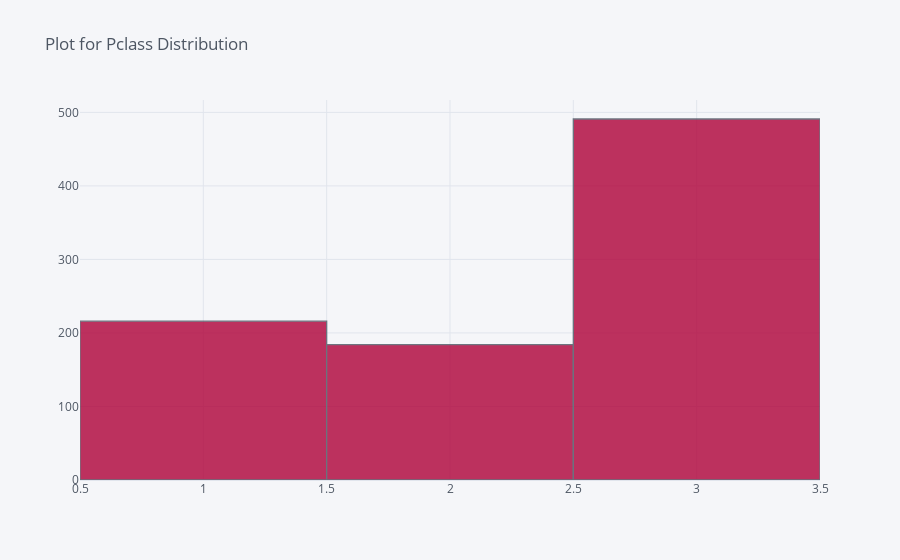
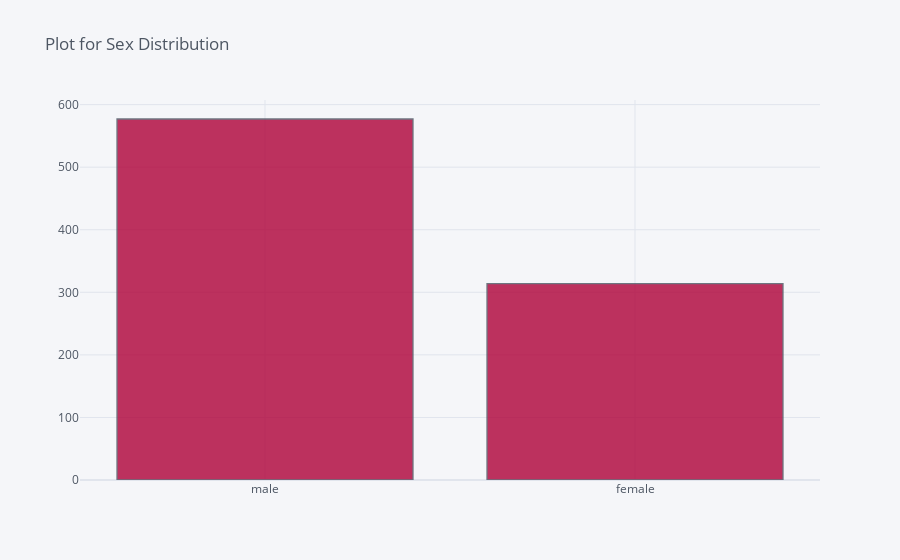
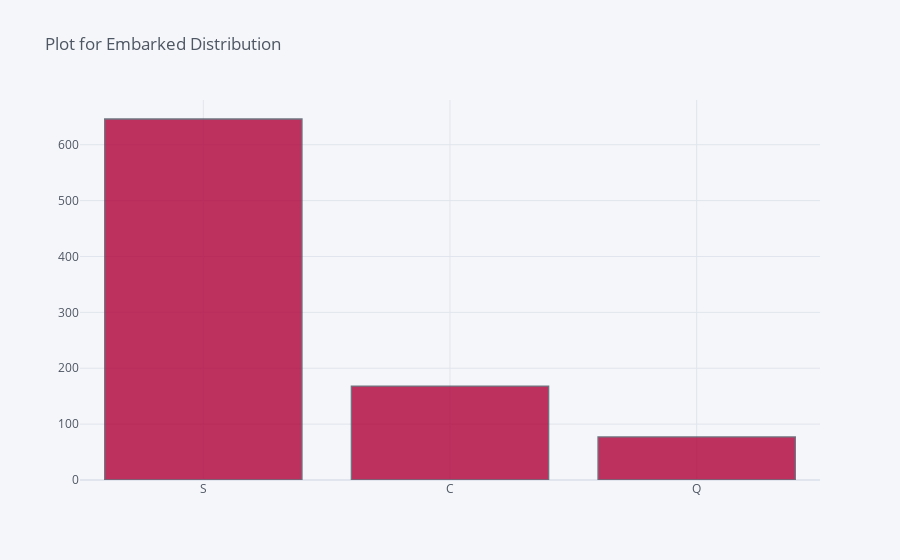

Write notebook code for charts like these, in order.
### Code cell
# plots showing distribution of categorical features
for feat in ['Pclass','Sex','Embarked']:
    train_df[feat].iplot(kind ='histogram',bins=3,title='Plot for {} Distribution'.format(feat),color="#AF0038")
    plt.show()

### Figure 1 — Plotly figure (JSON) as saved in the notebook; plotly's stock layout.template omitted (floating-point values rounded to 4 significant figures; data arrays with more than 128 entries replaced by an {"elided": "..."} marker saying what was removed)
{"data": [{"histfunc": "count", "histnorm": "", "marker": {"color": "rgba(175, 0, 56, 1.0)", "line": {"color": "#4D5663", "width": 1.3}}, "name": "Pclass", "nbinsx": 3, "opacity": 0.8, "orientation": "v", "type": "histogram", "x": {"elided": "891 int values"}}], "layout": {"autosize": true, "barmode": "overlay", "legend": {"bgcolor": "#F5F6F9", "font": {"color": "#4D5663"}}, "paper_bgcolor": "#F5F6F9", "plot_bgcolor": "#F5F6F9", "title": {"font": {"color": "#4D5663"}, "text": "Plot for Pclass Distribution"}, "xaxis": {"autorange": true, "gridcolor": "#E1E5ED", "range": [0.5, 3.5], "showgrid": true, "tickfont": {"color": "#4D5663"}, "title": {"font": {"color": "#4D5663"}, "text": ""}, "type": "linear", "zerolinecolor": "#E1E5ED"}, "yaxis": {"autorange": true, "gridcolor": "#E1E5ED", "range": [0, 516.8], "showgrid": true, "tickfont": {"color": "#4D5663"}, "title": {"font": {"color": "#4D5663"}, "text": ""}, "zerolinecolor": "#E1E5ED"}}}

### Figure 2 — Plotly figure (JSON) as saved in the notebook; plotly's stock layout.template omitted (floating-point values rounded to 4 significant figures; data arrays with more than 128 entries replaced by an {"elided": "..."} marker saying what was removed)
{"data": [{"histfunc": "count", "histnorm": "", "marker": {"color": "rgba(175, 0, 56, 1.0)", "line": {"color": "#4D5663", "width": 1.3}}, "name": "Sex", "nbinsx": 3, "opacity": 0.8, "orientation": "v", "type": "histogram", "x": {"elided": "891 str values"}}], "layout": {"autosize": true, "barmode": "overlay", "legend": {"bgcolor": "#F5F6F9", "font": {"color": "#4D5663"}}, "paper_bgcolor": "#F5F6F9", "plot_bgcolor": "#F5F6F9", "title": {"font": {"color": "#4D5663"}, "text": "Plot for Sex Distribution"}, "xaxis": {"autorange": true, "gridcolor": "#E1E5ED", "range": [-0.5, 1.5], "showgrid": true, "tickfont": {"color": "#4D5663"}, "title": {"font": {"color": "#4D5663"}, "text": ""}, "type": "category", "zerolinecolor": "#E1E5ED"}, "yaxis": {"autorange": true, "gridcolor": "#E1E5ED", "range": [0, 607.4], "showgrid": true, "tickfont": {"color": "#4D5663"}, "title": {"font": {"color": "#4D5663"}, "text": ""}, "zerolinecolor": "#E1E5ED"}}}

### Figure 3 — Plotly figure (JSON) as saved in the notebook; plotly's stock layout.template omitted (floating-point values rounded to 4 significant figures; data arrays with more than 128 entries replaced by an {"elided": "..."} marker saying what was removed)
{"data": [{"histfunc": "count", "histnorm": "", "marker": {"color": "rgba(175, 0, 56, 1.0)", "line": {"color": "#4D5663", "width": 1.3}}, "name": "Embarked", "nbinsx": 3, "opacity": 0.8, "orientation": "v", "type": "histogram", "x": {"elided": "891 str values"}}], "layout": {"autosize": true, "barmode": "overlay", "legend": {"bgcolor": "#F5F6F9", "font": {"color": "#4D5663"}}, "paper_bgcolor": "#F5F6F9", "plot_bgcolor": "#F5F6F9", "title": {"font": {"color": "#4D5663"}, "text": "Plot for Embarked Distribution"}, "xaxis": {"autorange": true, "gridcolor": "#E1E5ED", "range": [-0.5, 2.5], "showgrid": true, "tickfont": {"color": "#4D5663"}, "title": {"font": {"color": "#4D5663"}, "text": ""}, "type": "category", "zerolinecolor": "#E1E5ED"}, "yaxis": {"autorange": true, "gridcolor": "#E1E5ED", "range": [0, 680], "showgrid": true, "tickfont": {"color": "#4D5663"}, "title": {"font": {"color": "#4D5663"}, "text": ""}, "zerolinecolor": "#E1E5ED"}}}
